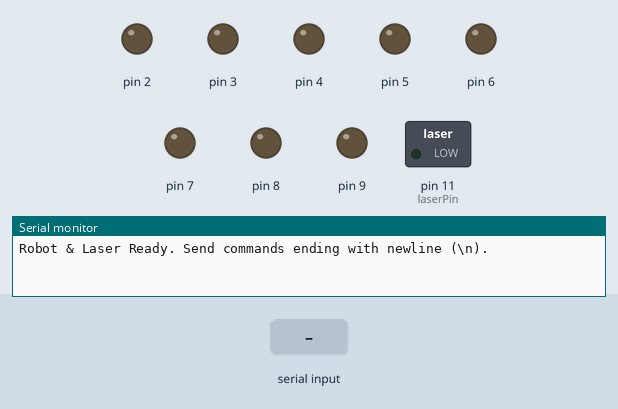
This program was run on a simulated Arduino Uno, built with avr-gcc and run on an emulated ATmega328P. Parts: switched loads named in the program (green lamp = pin HIGH), output pins drawn as LEDs (lit = HIGH), the last lines printed to the serial monitor. Inputs (shaded band) come from the test bench.

Above: at 1.2 s.
1.3 s: "L75\n" received over Serial
At 1.45 s:
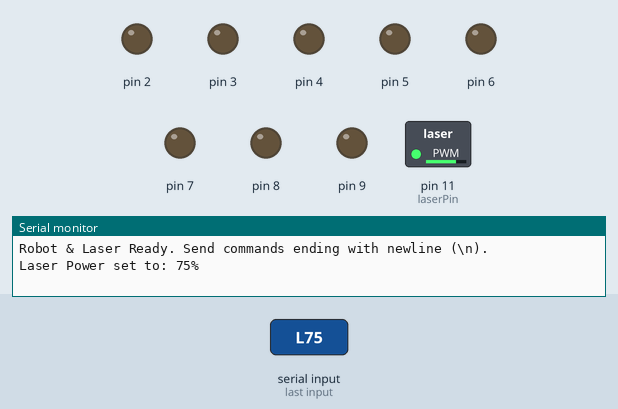
3.1 s: "r\n" received over Serial
At 3.25 s:
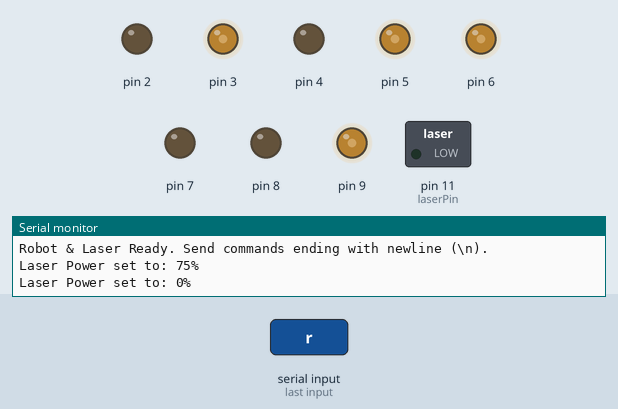
4.9 s: "f90\n" received over Serial
At 6.4 s:
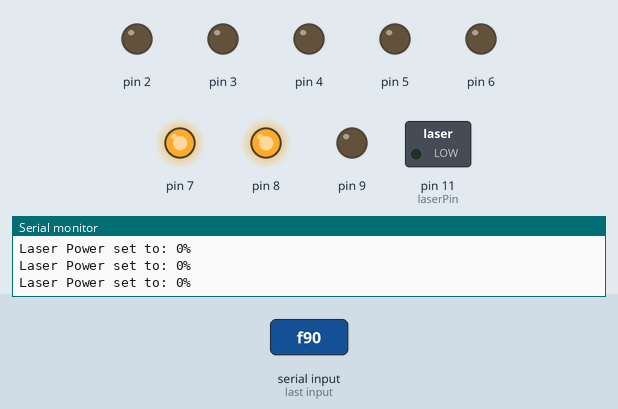
6.7 s: "b90\n" received over Serial
At 7.9 s:
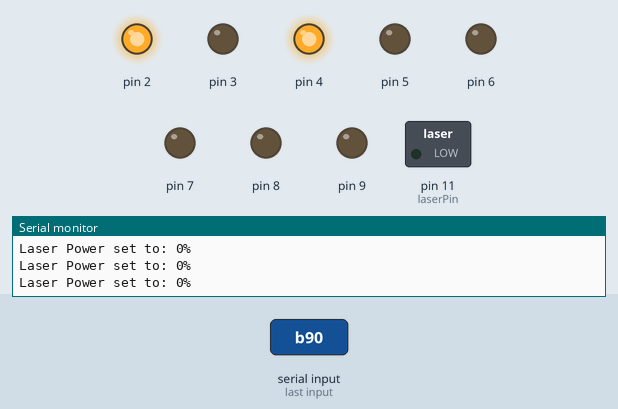
8.5 s: "l90\n" received over Serial
At 9.2 s:
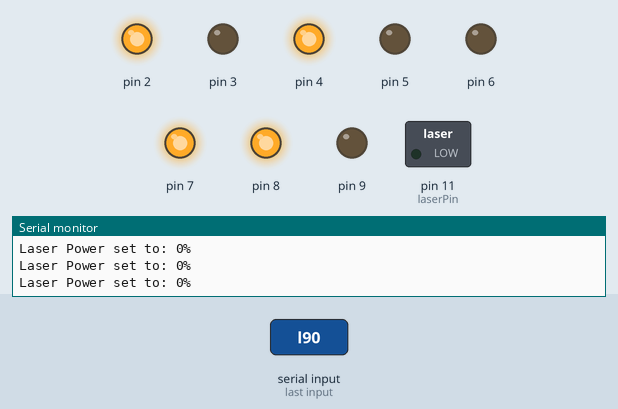
10.3 s: "f,45\n" received over Serial
At 10.45 s:
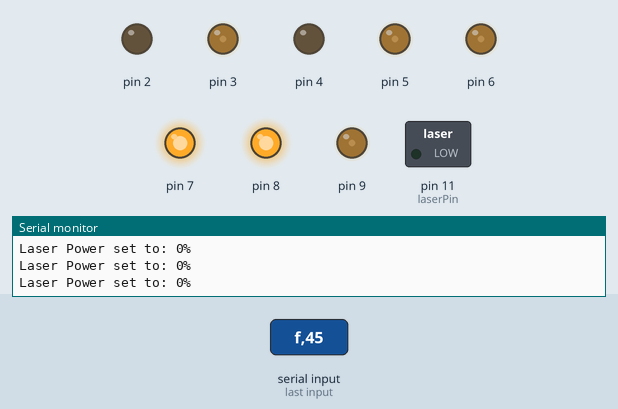
Timing chart, 0 to 13.1 s (numbered marks = the images above; inputs shaded):
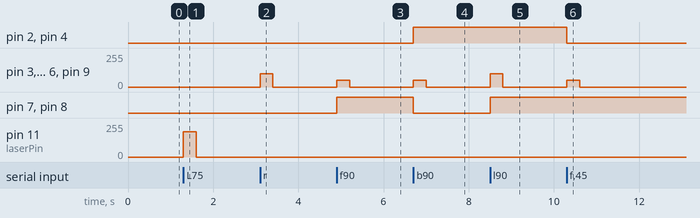

The program:

main.cpp
```cpp
#include <Arduino.h>
#include <dc_motor.h>

Motor motorLF(3, 2, true);
Motor motorLB(5, 4, true);
Motor motorRF(9, 8, false);
Motor motorRB(6, 7, false);

// --- LASER SETUP ---
const int laserPin = 11;

int defaultSpeed = 50;

unsigned long lastCommandTime = 0;
const unsigned long WATCHDOG_TIMEOUT = 300; // Stop if no command for 300ms
bool eStopActive = false;
bool isStopped = true; // Flag to prevent spamming stop commands

void moveRobot(int speed);
void moveLeft(int speed);
void moveRight(int speed);
void stopRobot();
void setLaser(int powerPercent); // New laser function

void setup() {
  Serial.begin(115200);
  Serial.setTimeout(10); // Very fast timeout so reading strings doesn't block the loop

  // Initialize laser
  pinMode(laserPin, OUTPUT);
  analogWrite(laserPin, 0); // Ensure laser is OFF

  // Initialize all motors
  motorLB.begin();
  motorLF.begin();
  motorRB.begin();
  motorRF.begin();

  Serial.println("Robot & Laser Ready. Send commands ending with newline (\\n).");
}

void loop() {
  // 1. Safety Watchdog: Check if we haven't received a command recently
  if (!eStopActive && (millis() - lastCommandTime > WATCHDOG_TIMEOUT)) {
    if (!isStopped) {
      stopRobot();
      setLaser(0); // SAFETY: Turn off laser if communication is lost
      isStopped = true;
    }
  }

  // 2. Process incoming commands
  if (Serial.available() > 0) {
    // Read the whole incoming string until a newline
    String commandStr = Serial.readStringUntil('\n');
    commandStr.trim(); // Remove whitespace/carriage returns

    if (commandStr.length() == 0) return; // Ignore empty lines

    // Update the watchdog timer for ANY valid command received
    lastCommandTime = millis();

    // Get the first character to determine the command type
    char cmd = commandStr.charAt(0);

    // --- E-STOP LOGIC ---
    if (cmd == 'E') {
      eStopActive = true;
      stopRobot();
      setLaser(0); // SAFETY: Immediately kill laser power
      isStopped = true;
      Serial.println("🚨 E-STOP ENGAGED 🚨 Motors & Laser Locked.");
      return;
    }

    if (cmd == 'R') {
      eStopActive = false;
      Serial.println("✅ E-STOP RESET. Motors & Laser Unlocked.");
      return;
    }

    // --- MOVEMENT & LASER LOGIC ---
    if (eStopActive) {
      Serial.println("⚠️ Cannot execute. E-STOP is active! Send 'R' to reset.");
      return;
    }

    isStopped = false; // We are actively processing a command

    switch (cmd) {
      case 'f': moveRobot(defaultSpeed); break;
      case 'b': moveRobot(-defaultSpeed); break;
      case 'l': moveLeft(100); break;
      case 'r': moveRight(100); break;
      case 's':
        stopRobot();
        isStopped = true;
        break;
      case 'L':
        // Extract the number after 'L' (e.g., "L75" becomes 75)
        int power = commandStr.substring(1).toInt();
        setLaser(power);
        break;
    }
  }
}

void moveRobot(int speed) {
  motorLB.drive(speed);
  motorLF.drive(speed);
  motorRB.drive(speed);
  motorRF.drive(speed);
}

void moveLeft(int speed) {
  motorLB.drive(-speed);
  motorLF.drive(-speed);
  motorRB.drive(speed);
  motorRF.drive(speed);
}

void moveRight(int speed) {
  motorLB.drive(speed);
  motorLF.drive(speed);
  motorRB.drive(-speed);
  motorRF.drive(-speed);
}

void stopRobot() {
  motorLB.stop();
  motorLF.stop();
  motorRB.stop();
  motorRF.stop();
}

// --- LASER CONTROL FUNCTION ---
void setLaser(int powerPercent) {
  powerPercent = constrain(powerPercent, 0, 100); // Keep it safe
  int pwmValue = map(powerPercent, 0, 100, 0, 255);
  analogWrite(laserPin, pwmValue);

  Serial.print("Laser Power set to: ");
  Serial.print(powerPercent);
  Serial.println("%");
}
```

dc_motor.h
```cpp
#include <Arduino.h>

// --- Motor Class Definition ---
class Motor {
  private:
    uint8_t _pwmPin;
    uint8_t _dirPin;
    bool _invertDir;

  public:
    // Constructor to initialize the motor object
    Motor(uint8_t pwmPin, uint8_t dirPin, bool invertDir = false) {
      _pwmPin = pwmPin;
      _dirPin = dirPin;
      _invertDir = invertDir;
    }

    // Initialize the pins (call this in setup())
    void begin() {
      pinMode(_pwmPin, OUTPUT);
      pinMode(_dirPin, OUTPUT);
      stop();
    }

    // Drive the motor. Speed range: -255 to 255.
    // Positive is forward, negative is backward.
    void drive(int speed) {
      if (speed == 0) {
        stop();
        return;
      }

      // Determine forward or backward based on speed sign
      bool isForward = (speed > 0);

      // Apply the hardware inversion flag
      if (_invertDir) {
        isForward = !isForward;
      }

      // Set direction pin (Change HIGH/LOW logic if your driver expects the opposite)
      digitalWrite(_dirPin, isForward ? HIGH : LOW);

      // Output the PWM signal using absolute value of speed
      analogWrite(_pwmPin, abs(speed));
    }

    // Stop the motor
    void stop() {
      analogWrite(_pwmPin, 0);
    }
};
```

Measured:
- after the input at 1.3 s, pin 11 (laserPin): 0/255 → 191/255 at once, → 0/255 0.30 s later
- after the input at 3.1 s, pin 3, pin 5, pin 6, pin 9: 0/255 → 100/255 at once, → 0/255 0.30 s later
- after the input at 4.9 s, pin 3, pin 5, pin 6, pin 9: 0/255 → 50/255 at once, → 0/255 0.30 s later; pin 7, pin 8: LOW → HIGH at once
- after the input at 6.7 s, pin 2, pin 4: LOW → HIGH at once; pin 3, pin 5, pin 6, pin 9: 0/255 → 50/255 at once, → 0/255 0.30 s later; pin 7, pin 8: HIGH → LOW at once
- after the input at 8.5 s, pin 3, pin 5, pin 6, pin 9: 0/255 → 100/255 at once, → 0/255 0.30 s later; pin 7, pin 8: LOW → HIGH at once
- after the input at 10.3 s, pin 2, pin 4: HIGH → LOW at once; pin 3, pin 5, pin 6, pin 9: 0/255 → 50/255 at once, → 0/255 0.30 s later
